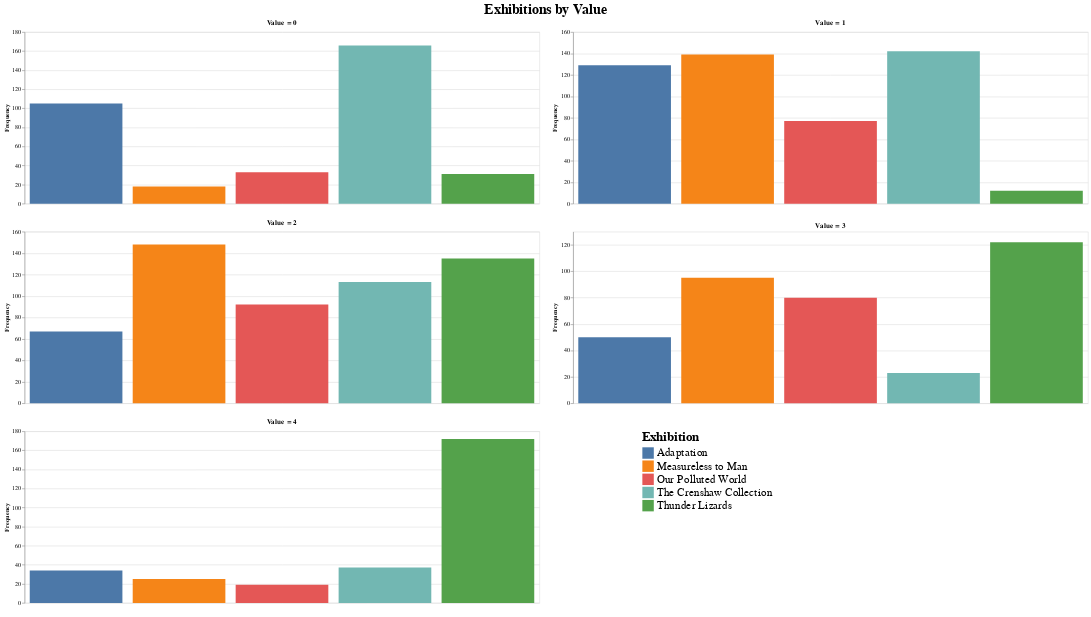

The code cell stored with this chart in its notebook:
### Code cell
values = [0, 1, 2, 3, 4]
charts = []
height = 300
width = 900
for v in values:
    subset = (
        incident_through_time[incident_through_time["value"] == v]
        .sort_values("frequency", ascending=False)
        .head(5)
    )
    base = (
        alt.Chart(subset)
        .mark_bar()
        .encode(
            x=alt.X("name", axis=alt.Axis(labels=False, ticks=False, domain=False, title=None)),
            y=alt.Y("frequency", title="Frequency"),
            color=alt.Color("name", legend=None),
            tooltip=["name", "frequency"]
        )
        .properties(title=f"Value = {v}", height=height, width=width)
    )
    charts.append(base)

subset_v4 = (
    incident_through_time[incident_through_time["value"] == 4]
    .sort_values("frequency", ascending=False)
    .head(5)
)
final_chart = (
    alt.Chart(subset_v4)
    .mark_bar()
    .encode(
        x=alt.X("name", axis=alt.Axis(labels=False, ticks=False, domain=False, title=None)),
        y=alt.Y("frequency", title="Frequency"),
        color=alt.Color("name", legend=alt.Legend(title="Exhibition", orient="right",
                                                  labelFontSize=20,
                                                  titleFontSize=22,
                                                  symbolSize=400,
                                                  labelLimit=300
                                                  )),
        tooltip=["name", "frequency"]
    )
    .properties(title="Value = 4", height=height, width=width)
)
spacer = alt.Chart(pd.DataFrame({"s":[0]})).mark_text().encode().properties(width=60, height=320)

layout = (
    alt.hconcat(charts[0], charts[1]) &
    alt.hconcat(charts[2], charts[3]) &
    alt.hconcat(final_chart, spacer, spacer)
).resolve_scale(color='independent').properties(title=alt.Title("Exhibitions by Value", anchor="middle", fontSize=24))

layout.save('./analysis_images/exhibition_feedback_value.png')
layout

### Figure 1 — Vega-Lite specification as saved in the notebook (floating-point values rounded to 4 significant figures)
{"config": {"view": {"continuousWidth": 300, "continuousHeight": 300}}, "vconcat": [{"hconcat": [{"data": {"name": "data-c44ce20f616583ffb7298899d6dbe6e1"}, "mark": {"type": "bar"}, "encoding": {"color": {"field": "name", "legend": null, "type": "nominal"}, "tooltip": [{"field": "name", "type": "nominal"}, {"field": "frequency", "type": "quantitative"}], "x": {"axis": {"domain": false, "labels": false, "ticks": false, "title": null}, "field": "name", "type": "nominal"}, "y": {"field": "frequency", "title": "Frequency", "type": "quantitative"}}, "height": 300, "title": "Value = 0", "width": 900}, {"data": {"name": "data-46aa61b6817c35d709051bddc782cba0"}, "mark": {"type": "bar"}, "encoding": {"color": {"field": "name", "legend": null, "type": "nominal"}, "tooltip": [{"field": "name", "type": "nominal"}, {"field": "frequency", "type": "quantitative"}], "x": {"axis": {"domain": false, "labels": false, "ticks": false, "title": null}, "field": "name", "type": "nominal"}, "y": {"field": "frequency", "title": "Frequency", "type": "quantitative"}}, "height": 300, "title": "Value = 1", "width": 900}]}, {"hconcat": [{"data": {"name": "data-7c808a539ffc27d0c8068dad11f2c09f"}, "mark": {"type": "bar"}, "encoding": {"color": {"field": "name", "legend": null, "type": "nominal"}, "tooltip": [{"field": "name", "type": "nominal"}, {"field": "frequency", "type": "quantitative"}], "x": {"axis": {"domain": false, "labels": false, "ticks": false, "title": null}, "field": "name", "type": "nominal"}, "y": {"field": "frequency", "title": "Frequency", "type": "quantitative"}}, "height": 300, "title": "Value = 2", "width": 900}, {"data": {"name": "data-9b6bf7c18b0a8a7853c9abc0f80bf304"}, "mark": {"type": "bar"}, "encoding": {"color": {"field": "name", "legend": null, "type": "nominal"}, "tooltip": [{"field": "name", "type": "nominal"}, {"field": "frequency", "type": "quantitative"}], "x": {"axis": {"domain": false, "labels": false, "ticks": false, "title": null}, "field": "name", "type": "nominal"}, "y": {"field": "frequency", "title": "Frequency", "type": "quantitative"}}, "height": 300, "title": "Value = 3", "width": 900}]}, {"hconcat": [{"data": {"name": "data-49cd0226e3b88d5c02884fa297a72eb2"}, "mark": {"type": "bar"}, "encoding": {"color": {"field": "name", "legend": {"labelFontSize": 20, "labelLimit": 300, "orient": "right", "symbolSize": 400, "title": "Exhibition", "titleFontSize": 22}, "type": "nominal"}, "tooltip": [{"field": "name", "type": "nominal"}, {"field": "frequency", "type": "quantitative"}], "x": {"axis": {"domain": false, "labels": false, "ticks": false, "title": null}, "field": "name", "type": "nominal"}, "y": {"field": "frequency", "title": "Frequency", "type": "quantitative"}}, "height": 300, "title": "Value = 4", "width": 900}, {"data": {"name": "data-0c42435c8eaca14e783bab7c8d71cd20"}, "mark": {"type": "text"}, "encoding": {}, "height": 320, "width": 60}, {"data": {"name": "data-0c42435c8eaca14e783bab7c8d71cd20"}, "mark": {"type": "text"}, "encoding": {}, "height": 320, "width": 60}]}], "resolve": {"scale": {"color": "independent"}}, "title": {"text": "Exhibitions by Value", "anchor": "middle", "fontSize": 24}, "$schema": "https://vega.github.io/schema/vega-lite/v5.20.1.json", "datasets": {"data-c44ce20f616583ffb7298899d6dbe6e1": [{"name": "The Crenshaw Collection", "value": 0, "frequency": 166}, {"name": "Adaptation", "value": 0, "frequency": 105}, {"name": "Our Polluted World", "value": 0, "frequency": 33}, {"name": "Thunder Lizards", "value": 0, "frequency": 31}, {"name": "Measureless to Man", "value": 0, "frequency": 18}], "data-46aa61b6817c35d709051bddc782cba0": [{"name": "The Crenshaw Collection", "value": 1, "frequency": 142}, {"name": "Measureless to Man", "value": 1, "frequency": 139}, {"name": "Adaptation", "value": 1, "frequency": 129}, {"name": "Our Polluted World", "value": 1, "frequency": 77}, {"name": "Thunder Lizards", "value": 1, "frequency": 12}], "data-7c808a539ffc27d0c8068dad11f2c09f": [{"name": "Measureless to Man", "value": 2, "frequency": 148}, {"name": "Thunder Lizards", "value": 2, "frequency": 135}, {"name": "The Crenshaw Collection", "value": 2, "frequency": 113}, {"name": "Our Polluted World", "value": 2, "frequency": 92}, {"name": "Adaptation", "value": 2, "frequency": 67}], "data-9b6bf7c18b0a8a7853c9abc0f80bf304": [{"name": "Thunder Lizards", "value": 3, "frequency": 122}, {"name": "Measureless to Man", "value": 3, "frequency": 95}, {"name": "Our Polluted World", "value": 3, "frequency": 80}, {"name": "Adaptation", "value": 3, "frequency": 50}, {"name": "The Crenshaw Collection", "value": 3, "frequency": 23}], "data-49cd0226e3b88d5c02884fa297a72eb2": [{"name": "Thunder Lizards", "value": 4, "frequency": 172}, {"name": "The Crenshaw Collection", "value": 4, "frequency": 37}, {"name": "Adaptation", "value": 4, "frequency": 34}, {"name": "Measureless to Man", "value": 4, "frequency": 25}, {"name": "Our Polluted World", "value": 4, "frequency": 19}], "data-0c42435c8eaca14e783bab7c8d71cd20": [{"s": 0}]}}
